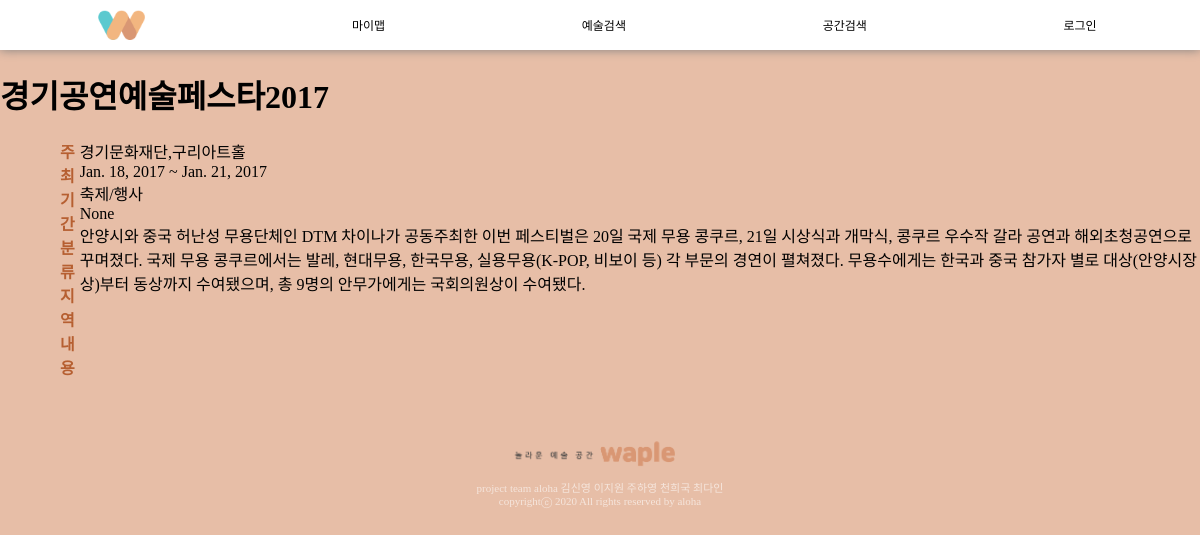
Page /subapp/detail/3 on the committed database.
### subapp/models.py (models this page shows, shortened)
class FestivalDB(models.Model):
    artinfo = models.ForeignKey(
        ArtInfoDB, on_delete=models.CASCADE, related_name='festival')
    content = models.TextField() #상세내용

class ArtInfoDB(models.Model):
    title = models.CharField(max_length=30)
    host = models.CharField(max_length=30)
    region = models.CharField(max_length=10, null=True)
    category = models.CharField(max_length=10)
    start_date = models.DateField(null=True, auto_now=False, auto_now_add=False)
    end_date = models.DateField(null=True, auto_now=False, auto_now_add=False)

### subapp/views.py (the view)
# urls.py: path('detail/<int:content_pk>', views.detail, name='detail'),
def detail(request, content_pk):
    context={}
    Aitem = None
    Bitem = None
    contentt = ArtInfoDB.objects.get(pk = content_pk)
    if contentt.category == '공연/전시' :
        Aitem = PerformanceDB.objects.get(artinfo_id=content_pk)
    elif contentt.category == '축제/행사':
        Bitem = FestivalDB.objects.get(artinfo_id=content_pk)
    else : #'미술작품/건축물'
        item = ArtWorkDB.objects.get(artinfo_id=content_pk)
    context['Aitem'] = Aitem
    context['Bitem'] = Bitem
    return render(request, 'subapp/detail.html', context)

### subapp/templates/subapp/detail.html (shortened to what this page needs)
{% extends 'base.html' %}
{% load static %}
{% block style %}
    <link rel="stylesheet" href="{% static 'subapp/detail.css' %}" type='text/css'>
{% endblock %}
{% block content %}
    <div id='contents'>
        {% if Bitem %}
        <h1> {{ Bitem.artinfo.title }} </h1>
        <div id='container1'>
            <div id='container2'>
                주최<br>
                기간<br>
                분류<br>
                지역<br>
                내용<br>
            </div>
            <div id='container3'>
                {{ Bitem.artinfo.host}} <br>
                {{Bitem.artinfo.start_date}} ~ {{Bitem.artinfo.end_date}} <br>
                {{Bitem.artinfo.category}} <br>
                {{Bitem.artinfo.region}} <br>
                {{Bitem.content}} <br>
            </div>
        </div>
        {% endif%}
    </div>
{% endblock %}

### static/base.css (style rules this page uses)
body { margin: 0px; background-color: rgb(231, 190, 167); font-family: 'SCDream'; }

### subapp/static/subapp/detail.css (style rules this page uses)
#container1 { display: flex; margin-left: 5%; }
#container2 { font-weight: 700; text-align: right; margin-right: 5px; color: rgb(182, 95, 49); }
#container3 { font-weight: 300; }

### rows in the picture
FestivalDB: artinfo "경기공연예술페스타2017", artinfo.host "경기문화재단,구리아트홀", artinfo.start_date "Jan. 18, 2017", artinfo.end_date "Jan. 21, 2017", artinfo.category "축제/행사", artinfo.region "None", content "안양시와 중국 허난성 무용단체인 DTM 차이나가 공동주최한 이번 페스티벌은 20일 국제 무용 콩쿠르, 21일 시상식과 개막식, 콩쿠르 우수작 갈라 공연과 해외초청공연으로 꾸며졌다. 국제 무용 콩쿠르에서는 발레, 현대무용, 한국무용, 실용무용(K-POP, 비보이 등) 각 부문의 경연이 펼쳐졌다. 무용수에게는 한국과 중국 참가자 별로 대상(안양시장상)부터 동상까지 수여됐으며, 총 9명의 안무가에게는 국회의원상이 수여됐다."
